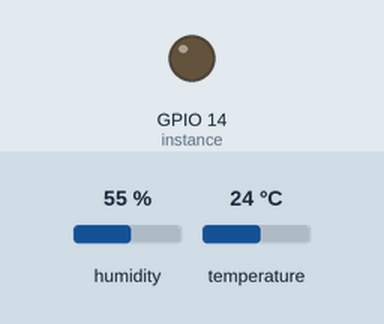
This program was run on a simulated Raspberry Pi (BCM pin numbers). Shown: output pins drawn as LEDs (lit = HIGH). Inputs (shaded band) come from the test bench; at power-on: humidity 55 %, temperature 24 °C. Library files of the repository ran but are not shown: dht11.py; pins used as bus, display or sensor lines are not drawn.

Above: at 0.1 s.
Timing chart, 0 to 1.6 s (numbered marks = the images above):
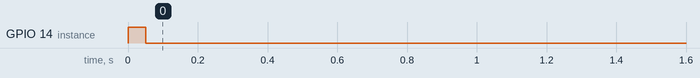

Measured:
- by itself, GPIO 14 (instance): LOW → HIGH at 0.00 s, → LOW 0.05 s later

The program:

dht11_test.py
```python
import time
import dht11
import RPi.GPIO as GPIO

#define GPIO 14 as DHT11 data pin
Temp_sensor=14
def main():
  # Main program block
  GPIO.setwarnings(False)
  GPIO.setmode(GPIO.BCM)       # Use BCM GPIO numbers
  # Initialise display
#  lcd_init()
  instance = dht11.DHT11(pin = Temp_sensor)

  while True:
        #get DHT11 sensor value
        result = instance.read()
  print"Temperature = ",result.temperature,"C"," Humidity = ",result.humidity,"%"
  time.sleep(1)

if __name__ == '__main__':

  try:
    main()
  except KeyboardInterrupt:
    pass
```
